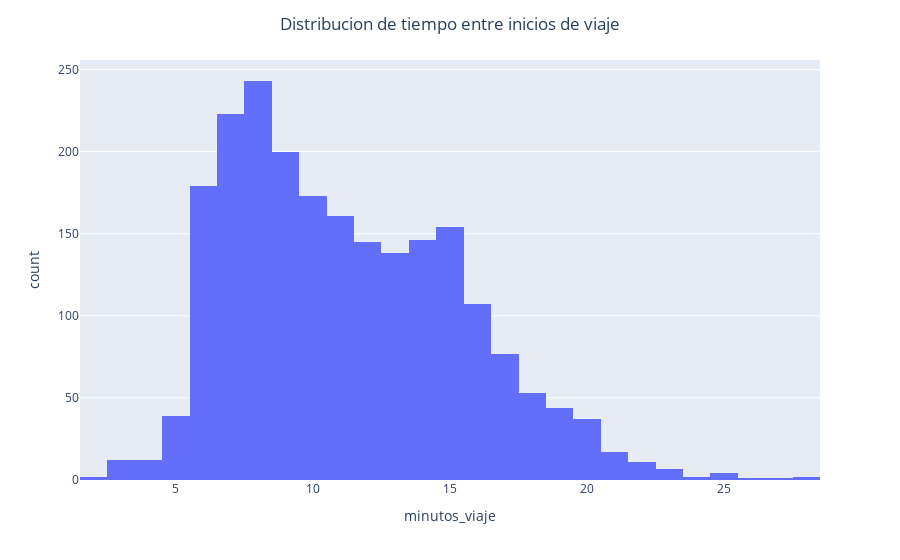

The cell this chart's notebook holds for it:
### Code cell
fig = px.histogram(df, x='minutos_viaje')
fig.update_layout(title = f'Distribucion de tiempo entre inicios de viaje', title_x = 0.5)
fig.show()

### Figure 1 — Plotly figure (JSON) as saved in the notebook; plotly's stock layout.template omitted (floating-point values rounded to 4 significant figures; data arrays with more than 128 entries replaced by an {"elided": "..."} marker saying what was removed)
{"data": [{"bingroup": "x", "hovertemplate": "minutos_viaje=%{x}<br>count=%{y}<extra></extra>", "legendgroup": "", "marker": {"color": "#636efa", "pattern": {"shape": ""}}, "name": "", "orientation": "v", "showlegend": false, "type": "histogram", "x": {"elided": "2190 float values"}, "xaxis": "x", "yaxis": "y"}], "layout": {"barmode": "relative", "legend": {"tracegroupgap": 0}, "margin": {"t": 60}, "title": {"text": "Distribucion de tiempo entre inicios de viaje", "x": 0.5}, "xaxis": {"anchor": "y", "domain": [0, 1], "title": {"text": "minutos_viaje"}}, "yaxis": {"anchor": "x", "domain": [0, 1], "title": {"text": "count"}}}}
